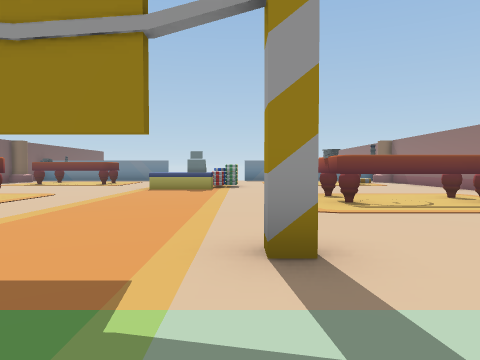
view 1 (above)

17 first-person views from a walk through a 3-D level made in the Unity game engine. The camera is 0.64 m above the floor, tilts 2° down and sees 70° across. Doors are open. The floor is counted in squares, 1 m on a side. Each view is taken from the middle of a square. On the plan, view 1 faces up. The plan holds only what a view shows up to about 10 squares ahead; the rest is blank. The place goes on beyond the plan. The player character is not drawn. Some animated figures are not drawn. Some surface patterns are stand-ins.

view 2
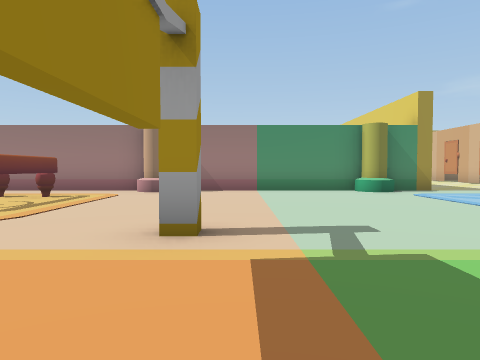

view 3
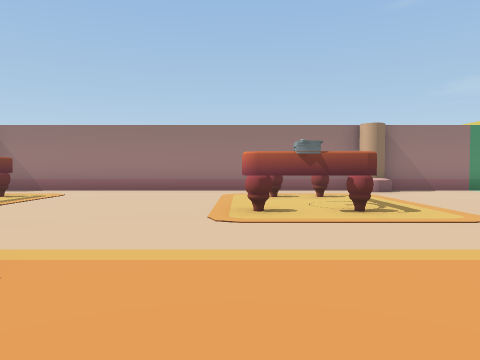

view 4
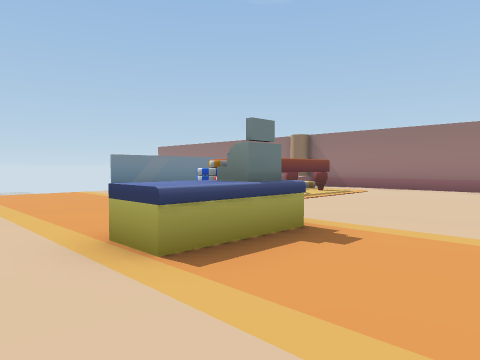

view 5
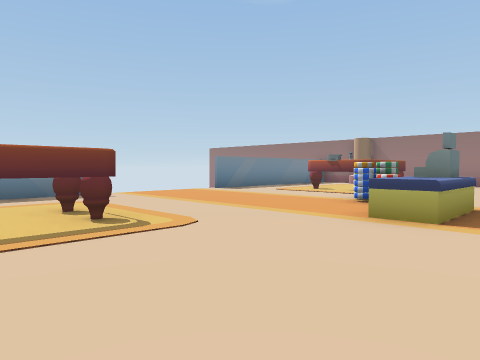

view 6
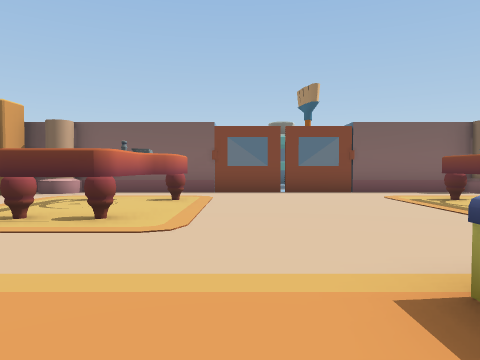

view 7
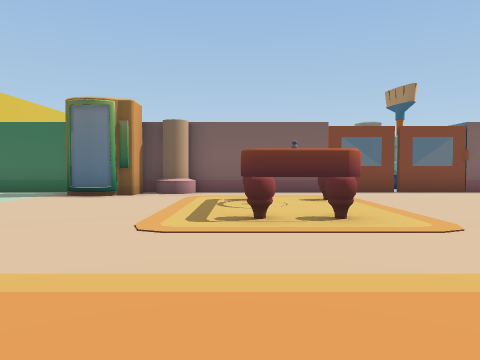

view 8
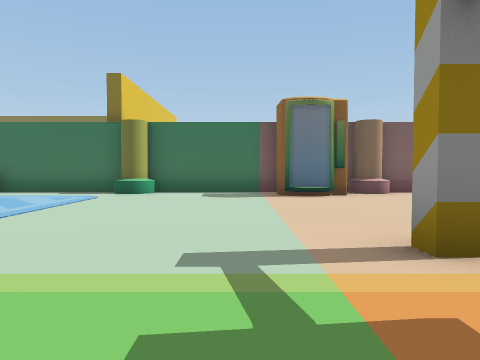

view 9
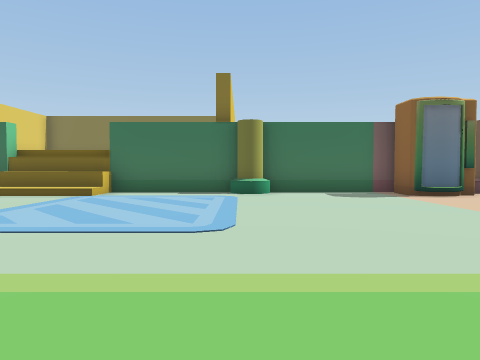

view 10
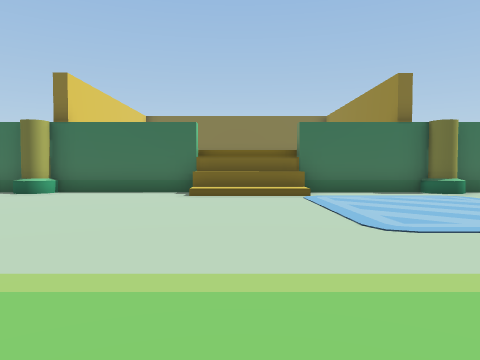

view 11
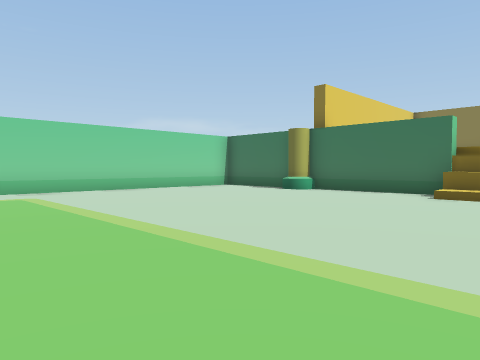

view 12
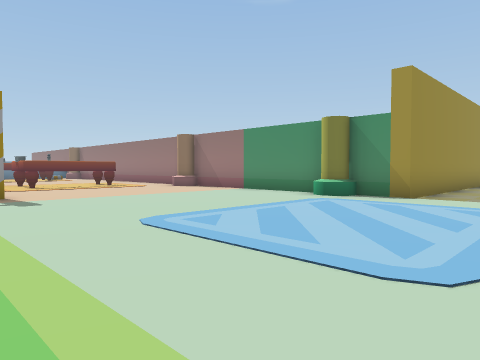

view 13
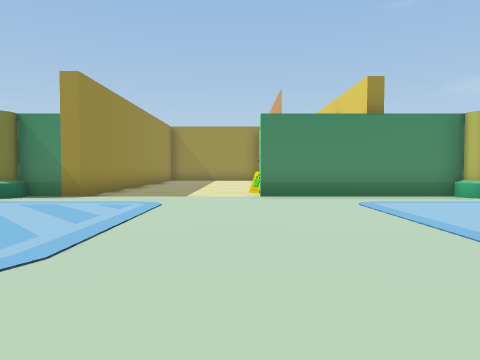

view 14
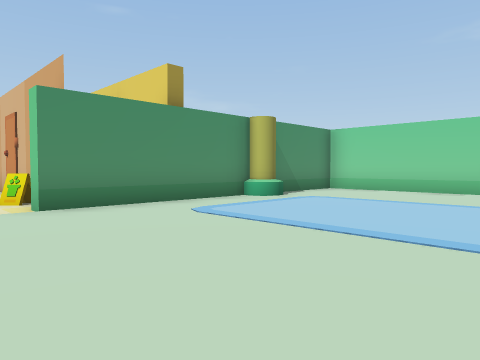

view 15
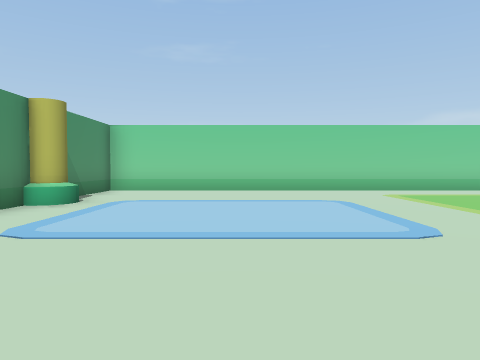

view 16
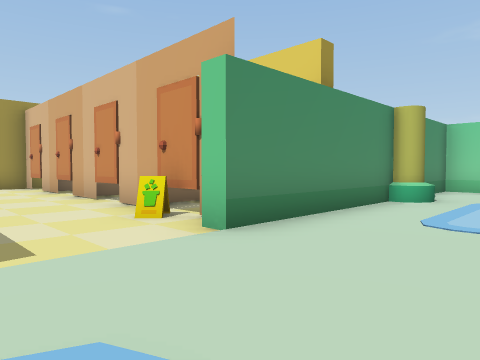

view 17
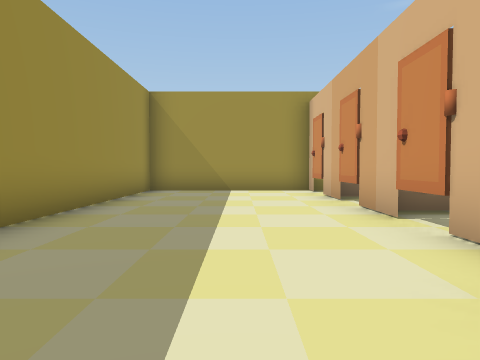

### Floor plan
Points are (right, up) in squares from view 1. A wall is a line through its corners. A room is listed if a view was taken in it or the views show most of it. See-through windows are left out.
Room 1 (views 1, 2, 3, 4, 5, 6, 7, 8, 9, 10, 11, 12, 13, 14, 15, 16, 17)
walls: (-0.6, 2.5) (-2.2, 2.5); (-3.4, 2.5) (-3.9, 2.5); (6.7, 4.6) (6.7, 14.7); (6.7, -1.5) (6.7, 4); (-10.1, 4.1) (-10.1, -1.5); (-10.1, -2) (-10.1, -12); (-10.5, -5.5) (-10.5, -8.1) (-10, -8.1); (7.6, -8) (16.8, -8) (16.8, -3.4) (6.7, -3.4) (6.7, -2); (-10.1, 14.7) (-10.1, 4.6); (6.7, -12.1) (6.7, -7.5) (7.1, -7.5); (-10.1, -12.8) (-10.1, -13.4); (-5.5, -15.7) (6.7, -15.7) (6.7, -13)
low walls: (-9.5, -5.4) (-9.5, -8.3)
ways out: gap at (-1, 3)
objects: other object (-9, 3); table (-8, 7) to (-7, 7); table (-8, 14) to (-7, 14); other object (-2, 10) to (0, 12); table (2, 7) to (3, 7); table (2, 14) to (3, 14)

Positions as (right, up) in squares from view 1, and headings:
1: (0, 0), facing up
2: (-3, 2), facing right
3: (-3, 8), facing right
4: (-4, 8), facing up-right
5: (-7, 9), facing up-right
6: (-1, 9), facing left
7: (-1, 6), facing left
8: (-1, 1), facing left
9: (-1, -2), facing left
10: (-1, -7), facing left
11: (-1, -6), facing down-left
12: (-1, -6), facing up-right
13: (-1, -7), facing right
14: (1, -6), facing down-right
15: (3, -6), facing down
16: (4, -5), facing down-right
17: (7, -6), facing right
